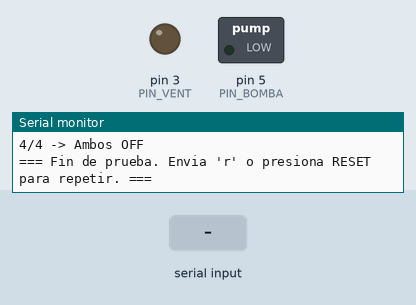
Recording of a sketch running on a simulated Arduino Uno, built with avr-gcc and run on an emulated ATmega328P. Parts: switched loads named in the sketch (green lamp = pin HIGH), output pins drawn as LEDs (lit = HIGH), the last lines printed to the serial monitor. Inputs (shaded band) come from the test bench.

Above: at 19.2 s.
19.3 s: "r" received over Serial
At 20.5 s:
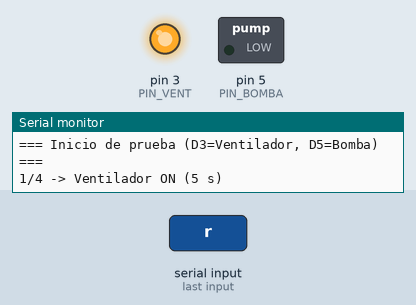
At 32.1 s:
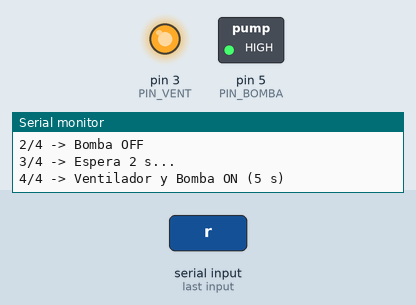
37.8 s: "R" received over Serial
At 43.3 s:
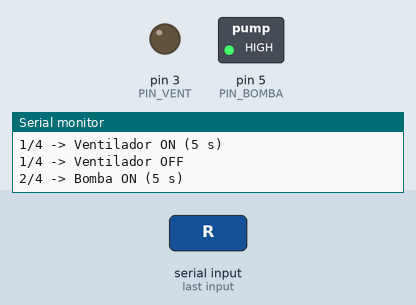
Timing chart, 0 to 56.3 s (numbered marks = the images above; inputs shaded):
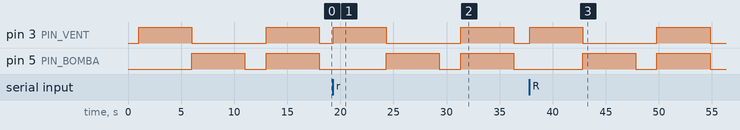

Measured:
- after the input at 19.3 s, pin 3 (PIN_VENT): alternates HIGH for 5.0 s and LOW for 7.0 s, starting at once; pin 5 (PIN_BOMBA): alternates HIGH for 5.0 s and LOW for 2.0 s, starting after 5.0 s
- after the input at 37.8 s, pin 3 (PIN_VENT): alternates HIGH for 5.0 s and LOW for 7.0 s, starting at once; pin 5 (PIN_BOMBA): alternates HIGH for 5.0 s and LOW for 2.0 s, starting after 5.0 s

The sketch:

prueba_ventilador_bomba.ino
```cpp
/*
  SmartGreenAI: Mini Vivero Automatizado
  Carpeta de Preparación - Prueba secuencial de Ventilador y Bomba

  Mantiene exactamente el mismo cableado que vivero_sensoresV2.ino:
    - Ventilador (L298N canal A): D3 -> IN1 (IN2 a GND del Arduino), OUT1/OUT2
    - Bomba      (L298N canal B): D5 -> IN3 (IN4 a GND del Arduino), OUT3/OUT4
    - L298N: fuente externa en +12V, GND común con Arduino, jumpers ENA y ENB puestos.

  Secuencia al arrancar (una sola vez para proteger la bomba en seco):
    1. Enciende ventilador 5 s y lo apaga.
    2. Enciende bomba 5 s y la apaga.
    3. Pausa de 2 s.
    4. Enciende ambos 5 s y los apaga.

  Para repetir la secuencia: presiona RESET en el Arduino o envía 'r' en el
  Monitor Serial (9600 baud).
*/

#define PIN_VENT 3  // Ventilador: IN1 del L298N (IN2 a GND)
#define PIN_BOMBA 5 // Bomba de riego: IN3 del L298N (IN4 a GND)

const unsigned long DURACION_PRUEBA_MS = 5000UL;
const unsigned long PAUSA_AMBOS_MS = 2000UL;

void ejecutarPrueba() {
  Serial.println(F("\n=== Inicio de prueba (D3=Ventilador, D5=Bomba) ==="));

  // 1. Ventilador 5 segundos
  Serial.println(F("1/4 -> Ventilador ON (5 s)"));
  digitalWrite(PIN_VENT, HIGH);
  delay(DURACION_PRUEBA_MS);
  digitalWrite(PIN_VENT, LOW);
  Serial.println(F("1/4 -> Ventilador OFF"));

  // 2. Bomba 5 segundos
  Serial.println(F("2/4 -> Bomba ON (5 s)"));
  digitalWrite(PIN_BOMBA, HIGH);
  delay(DURACION_PRUEBA_MS);
  digitalWrite(PIN_BOMBA, LOW);
  Serial.println(F("2/4 -> Bomba OFF"));

  // 3. Espera 2 segundos
  Serial.println(F("3/4 -> Espera 2 s..."));
  delay(PAUSA_AMBOS_MS);

  // 4. Ambos 5 segundos
  Serial.println(F("4/4 -> Ventilador y Bomba ON (5 s)"));
  digitalWrite(PIN_VENT, HIGH);
  digitalWrite(PIN_BOMBA, HIGH);
  delay(DURACION_PRUEBA_MS);
  digitalWrite(PIN_VENT, LOW);
  digitalWrite(PIN_BOMBA, LOW);
  Serial.println(F("4/4 -> Ambos OFF"));

  Serial.println(F("=== Fin de prueba. Envia 'r' o presiona RESET para repetir. ==="));
}

void setup() {
  digitalWrite(PIN_VENT, LOW);
  digitalWrite(PIN_BOMBA, LOW);
  pinMode(PIN_VENT, OUTPUT);
  pinMode(PIN_BOMBA, OUTPUT);

  Serial.begin(9600);
  delay(1000);

  ejecutarPrueba();
}

void loop() {
  if (Serial.available() > 0) {
    char c = Serial.read();
    if (c == 'r' || c == 'R') {
      ejecutarPrueba();
    }
  }
}
```
